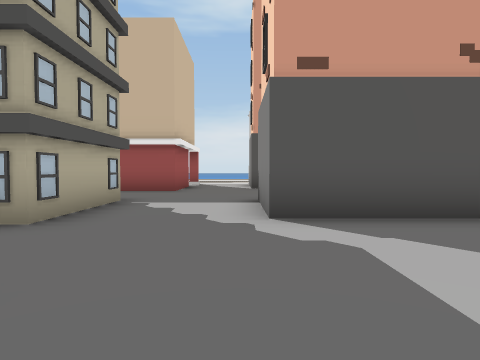
View 1 (above)

12 first-person views from a walk through a Unity game level. The camera is 1.4 m above the floor, tilts 2° down and sees 75° across. The floor is counted in squares, 2.25 m on a side. Each view is taken from the middle of a square. On the plan, view 1 faces up. The plan holds only what a view shows up to about 9 squares ahead; the rest is blank. The place goes on beyond the plan. The player is left out. Some animated figures are not drawn. Some surface patterns are stand-ins.

View 2
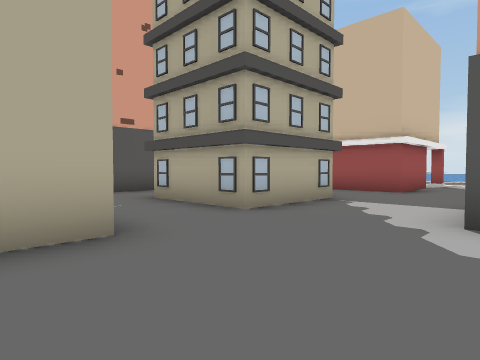

View 3
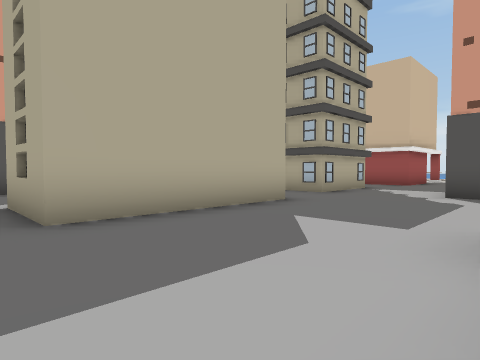

View 4
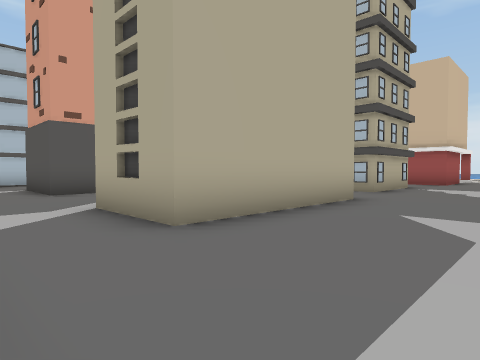

View 5
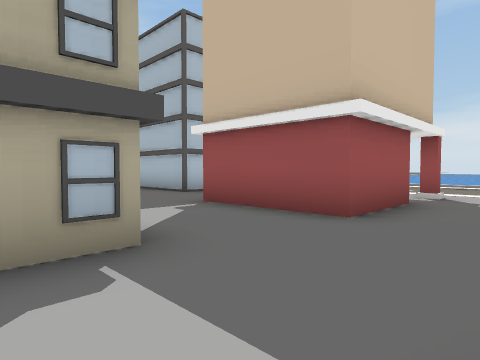

View 6
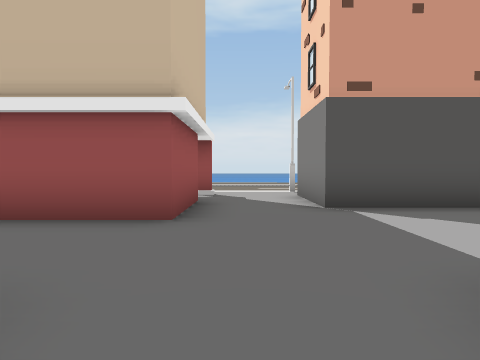

View 7
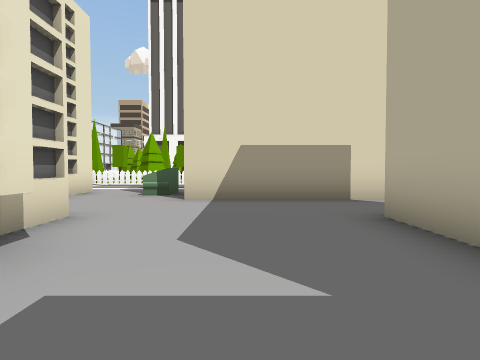

View 8
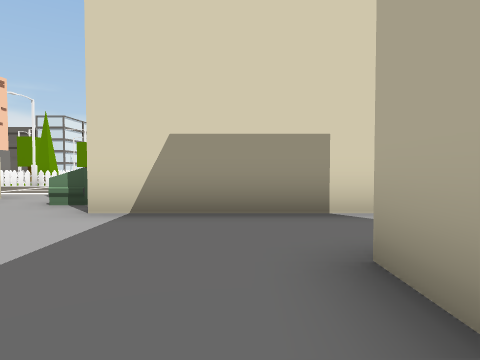

View 9
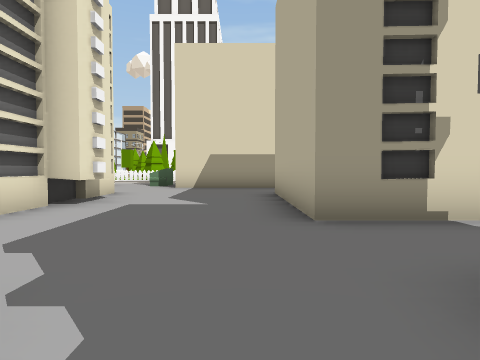

View 10
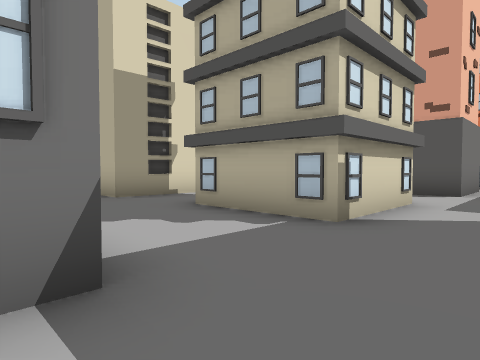

View 11
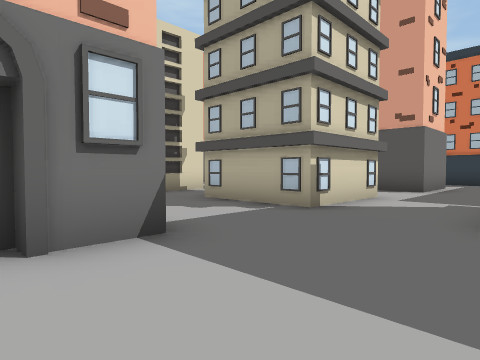

View 12
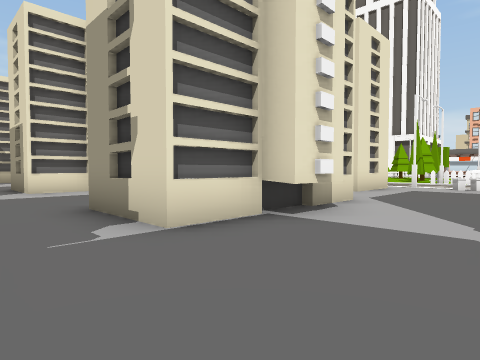

### Floor plan
Key: @ floor where view 1 was taken; # wall or solid block; . floor; O other object.
Columns run from 10 left of view 1 to 2 right of it. Each row starts with its distance up from view 1.
 14         ..O
 13        OO..
 12         ...
 11    #    O..
 10   ##.   #..##
  9   ...####....
  8   ...........
  7   ...........
  6    ..O##...#O
  5       ##...#
  4    ..###...##
  3    ..........
  2    ..........
  1    ...###....
  0    ...###.@..
 -1    ...O #...O
 -2 O  ...###....
 -3 .##...###....
 -4  ............
 -5     .........
 -6     ...#####.
 -7     ...     O
 -8      O

Positions as (right, up) in squares from view 1, and headings:
1: (0, 0), facing up
2: (1, 0), facing up-left
3: (2, -4), facing up-left
4: (1, -5), facing up-left
5: (0, 5), facing up-left
6: (-1, 5), facing up
7: (0, 1), facing down
8: (-1, -1), facing down
9: (-1, 5), facing down
10: (1, 8), facing down-left
11: (2, 9), facing down-left
12: (-7, 3), facing down-right
